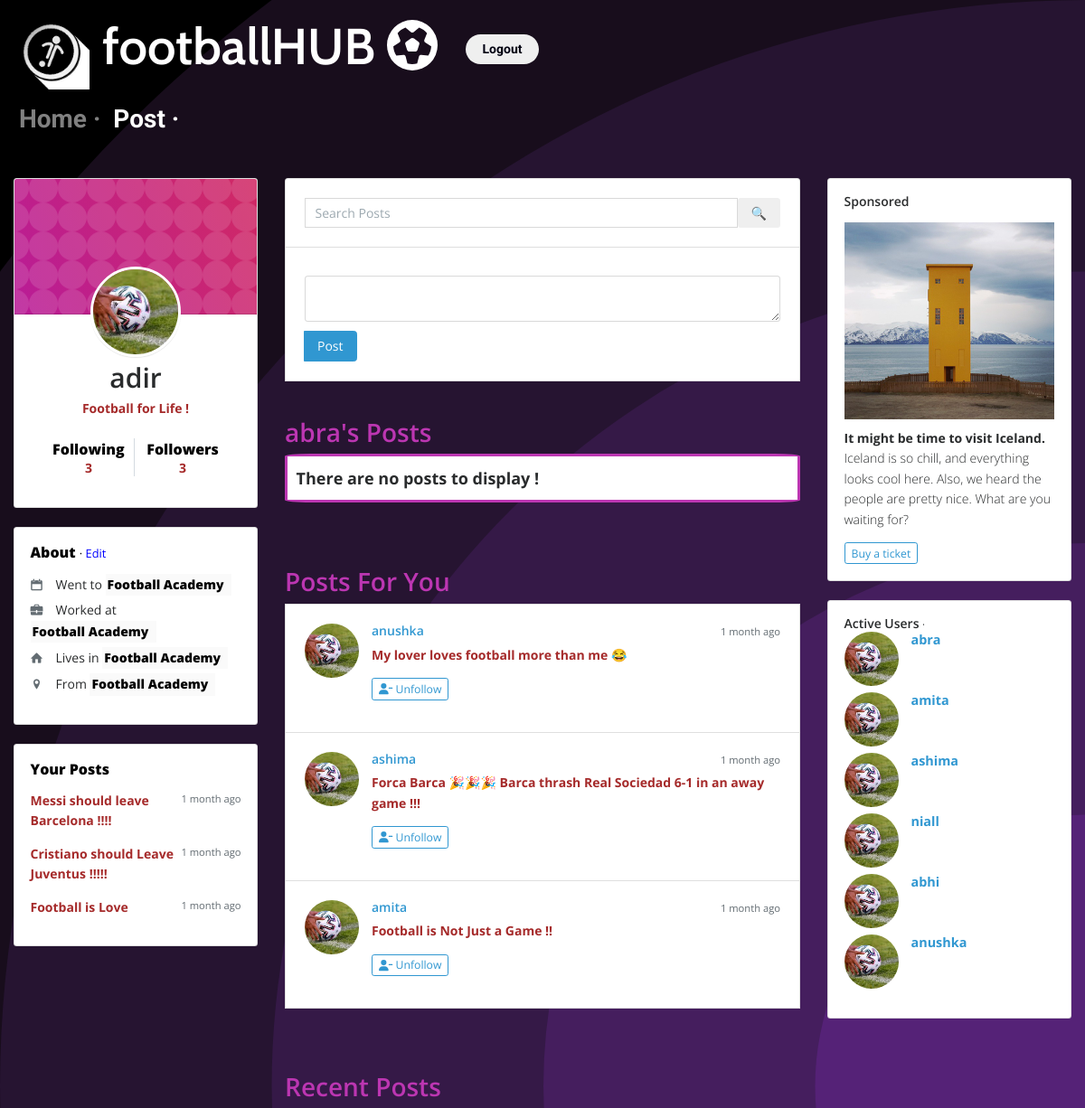
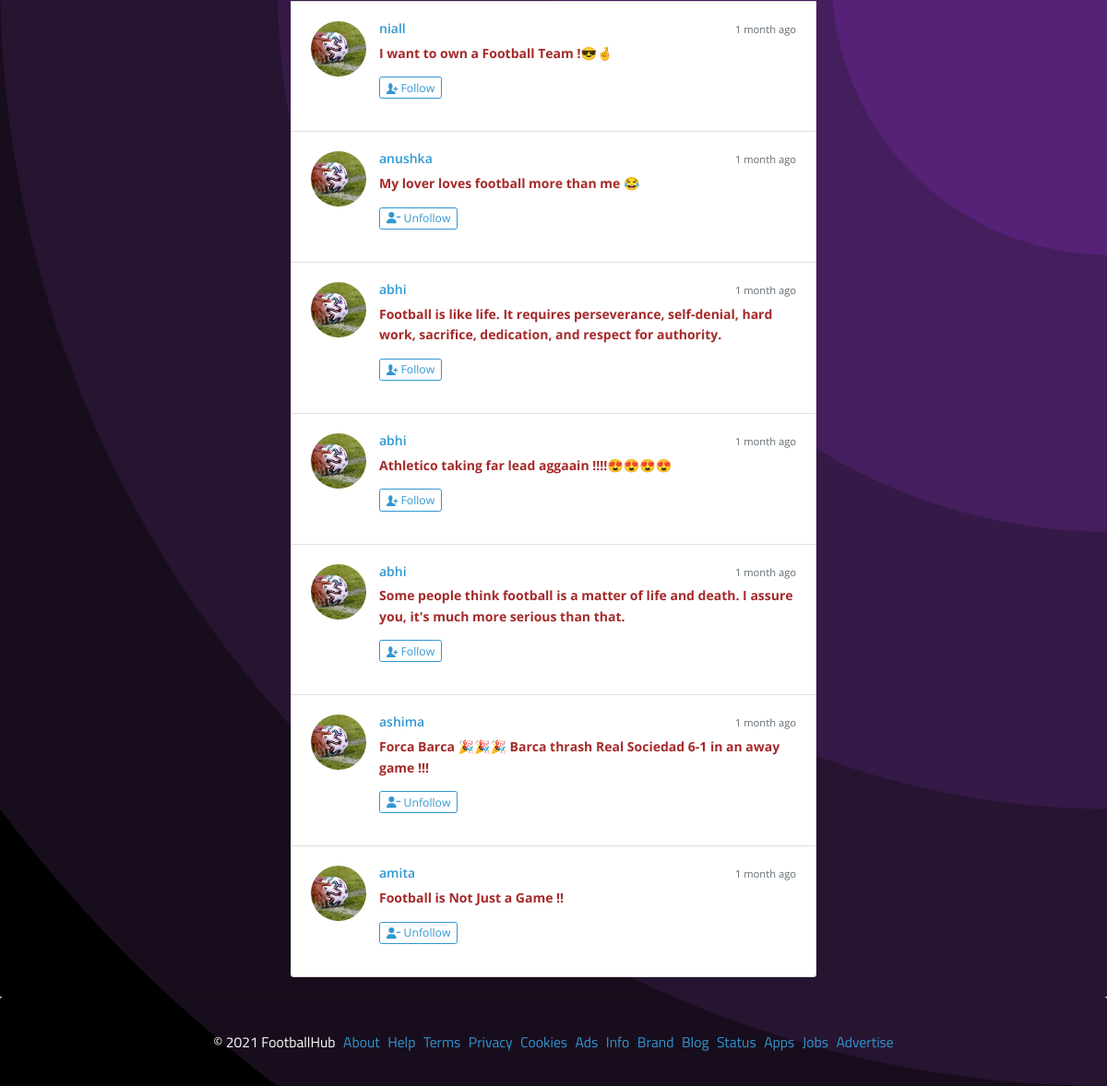
The page /?page=post&userid=1 (signed in) on the database its author committed (2 pictures, top to bottom).
### tables this page shows
CREATE TABLE `users` (
  `id` int(11) NOT NULL,
  `username` text NOT NULL,
  `email` text NOT NULL,
  `password` text NOT NULL,
  `code` text NOT NULL
);

CREATE TABLE `details` (
  `id` int(11) NOT NULL,
  `userid` int(11) NOT NULL,
  `went` text NOT NULL,
  `worked` text NOT NULL,
  `lives` text NOT NULL,
  `belong` text NOT NULL
);

CREATE TABLE `posts` (
  `id` int(11) NOT NULL,
  `userid` int(11) NOT NULL,
  `post` text NOT NULL,
  `datetime` timestamp NOT NULL DEFAULT current_timestamp() ON UPDATE current_timestamp()
);

### functions.php (the view, shortened to what this page needs)
<?php
    include("hash.php");
    $link=mysqli_connect($host,$userName,$password,$dbName);
    function time_since($since) {
        $chunks = array(
            array(60 * 60 * 24 * 365 , 'year'),
            array(60 * 60 * 24 * 30 , 'month'),
            array(60 * 60 * 24 * 7, 'week'),
            array(60 * 60 * 24 , 'day'),
            array(60 * 60 , 'hour'),
            array(60 , 'min'),
            array(1 , 'sec')
        );
        for ($i = 0, $j = count($chunks); $i < $j; $i++) {
            $seconds = $chunks[$i][0];
            $name = $chunks[$i][1];
            if (($count = floor($since / $seconds)) != 0) {
                break;
            }
        }
        $print = ($count == 1) ? '1 '.$name : "$count {$name}s";
        return $print;
    }
     function displaySearch(){
        echo '<form><div class="input-group">
        <input type="hidden" name="page" value="post">
        <input type="text" name="query" class="form-control" id="seaarch" size="100px" placeholder="Search Posts">
       <div class="input-group-btn">
           <div>
               <button type="submit" class="btn">&#128269;</button>
           </div>
       </div>
    </div>
   </form>';
    }
     function displayPostBox(){
        if(isset($_SESSION['id'])){
            echo '
                    <div id="postSuccess" class="alert alert-success">Your Post was Posted Successfully</div>
                    <div id="postFail" class="alert alert-danger"></div>
                    <textarea class="form-control" id="postContent"></textarea>
                    <div class="input-group-btn">
                        <button class="btn btn-primary" id="postButton">Post</button>
                    </div>
                        ';
        }
    }
     function displayPosts($type){
        global $link;
        if($type=="public"){
            $whereClause="";
        }else if($type=="isFollowing"){
            $whereClause="";
            $query="SELECT * FROM `isFollowing` WHERE `follower` = ".mysqli_real_escape_string($link,$_SESSION['id']);
            if($result=mysqli_query($link,$query)){
                if(mysqli_num_rows($result)>0){
                    while($row=mysqli_fetch_assoc($result)){
                        if($whereClause==""){
                            $whereClause="WHERE";
                        }else{
                            $whereClause.=" OR";
                        }
                        $whereClause.=" userid=".$row['isFollowing'];
                    }
                }
            }
        }else if($type=="yourPosts"){
            $whereClause="WHERE userid=".mysqli_real_escape_string($link,$_SESSION['id']);
        }else if($type=="search"){
            echo "<p style='font-size:200%;color:white;'>Showing Results For <b>'".mysqli_real_escape_string($link,$_GET['query'])."'</b> :</p>";
            $whereClause="WHERE `post` LIKE '%".mysqli_real_escape_string($link,$_GET['query'])."%'";
        }else if(is_numeric($type)){
            $userQuery="SELECT * FROM `users` WHERE id=".mysqli_real_escape_string($link,$type)." LIMIT 1";
            $userQueryResult=mysqli_query($link,$userQuery);
            $user=mysqli_fetch_assoc($userQueryResult);
            echo "<h2 style='color:#BC36B2;'>".mysqli_real_escape_string($link,$user['username'])."'s Posts</h2>";
            $whereClause="WHERE userid=".mysqli_real_escape_string($link,$type);
        }
        $query="SELECT * FROM `posts` ".$whereClause." ORDER BY `datetime` DESC LIMIT 10 ";
        if($result=mysqli_query($link,$query)){
            if(mysqli_num_rows($result)==0){
                echo '<div class="container post">
                               There are no posts to display !
                            </div>
                        ';
            }else{
                while($row=mysqli_fetch_assoc($result)){
                    $userQuery="SELECT * FROM `users` WHERE id=".mysqli_real_escape_string($link,$row['userid'])." LIMIT 1";
                    $userQueryResult=mysqli_query($link,$userQuery);
                    $user=mysqli_fetch_assoc($userQueryResult);
                    if ($user['id'] == $_SESSION['id'] && $type!="yourPosts") {
                        continue;
                    }
                    if($type=="yourPosts"){
                        echo "<div class='media-body'>
                        <div class='media-heading'>
                            <small class='float-right text-muted'>".time_since(time()-strtotime($row['datetime'])+19800)." ago</small>
                        </div>
                        <p class='brown'>".$row['post']."</p> ";
                        echo "</div>";
                        continue;
                    }
                    echo "<li class='media list-group-item p-4'>
                        <img class='media-object d-flex align-self-start mr-3' src='assets/img/profile.jpg'>
                        <div class='media-body'>
                            <div class='media-heading'>
                                <small class='float-right text-muted'>".time_since(time()-strtotime($row['datetime'])+19800)." ago</small>
                                <h6 style='color:blueviolet;'><a href='http://localhost/FootballHub/?page=post&userid='".$user['id']."'>".$user['username']."</a></h6>
                            </div>
                            <p class='brown'>".$row['post']."</p>
                             <p><a class='toggleFollow' data-userId='".$row['userid']."'>";
                            $isFollowingQuery="SELECT * FROM `isFollowing` WHERE `follower` = ".mysqli_real_escape_string($link,$_SESSION['id'])." AND `isFollowing`= ".mysqli_real_escape_string($link,$row['userid'])." LIMIT 1";
                            if($isFollowingQueryResult=mysqli_query($link,$isFollowingQuery)){
                                if(mysqli_num_rows($isFollowingQueryResult)>0){
                                    echo '<button class="btn btn-outline-primary btn-sm">
                                    <span class="fas fa-user-minus"></span> Unfollow</button>';
                                }else{
                                    echo '<button class="btn btn-outline-primary btn-sm">
                                    <span class="icon icon-add-user"></span> Follow</button>';
                                }
                            }
                            echo "</a></p>
                        </div>
                        </li> ";
                }
            }
        }
    }
    function displayUser(){
        global $link;
        $query="SELECT * FROM `users` LIMIT 10";
        if($result=mysqli_query($link,$query)){
            while($row=mysqli_fetch_assoc($result)){
                if ($row['id'] == $_SESSION['id']) {
                    continue;
                }
                echo '<li class="media mb-2">
                <img class="media-object d-flex align-self-start mr-3" src="assets/img/profile.jpg">
                <div class="media-body">
                  <strong><a style="font-size:1.2vw;" href="http://localhost/FootballHub/?page=post&userid='.$row["id"].'">'.$row["username"].'</a></strong>
                </div>
              </li>';
            }
        }
    }
    function displaySponsor(){
        echo '
        <div class="card mb-4 hidden-md-down">
          <div class="card-block">
            <h6 class="mb-3">Sponsored</h6>
            <div data-grid="images" data-target-height="150">
                <img class="media-object" data-width="640" data-height="640" data-action="zoom"
                src="assets/img/sponsor.jpg">
            </div>
            <p><strong>It might be time to visit Iceland.</strong> Iceland is so chill, and everything looks cool here.
              Also, we heard the people are pretty nice. What are you waiting for?</p>
            <a href="https://www.skyscanner.co.in/flights-to/is/cheap-flights-to-iceland.html" target="_blank"><button class="btn btn-outline-primary btn-sm">Buy a ticket</button></a>
          </div>
        </div>
        ';
    }

### Views/post.php (shortened to what this page needs)
<?php
    $query="SELECT `username` FROM `users` WHERE `id`=".$_SESSION['id']." LIMIT 1";
    if($resultcheck=mysqli_query($link,$query)){
        $rowcheck=mysqli_fetch_assoc($resultcheck);
        $username=$rowcheck['username'];
    }
    $queri="SELECT * FROM `details` WHERE `userid`=".$_SESSION['id']." LIMIT 1";
    if($risultcheck=mysqli_query($link,$queri)){
        $roucheck=mysqli_fetch_assoc($risultcheck);
        $went=$roucheck['went'];
        $worked=$roucheck['worked'];
        $lives=$roucheck['lives'];
        $belong=$roucheck['belong'];
    }
?>
<div class="container pt-4">
    <div class="row">
    <?php if(isset($_SESSION['id'])){ ?>
      <div class="col-md-3 container-outer">
        <div class="card card-profile mb-4">
          <div class="card-header profile"></div>
          <div class="card-block text-center">
            <img class="card-profile-img" src="assets/img/profile.jpg">
            <h6 class="card-title black;" style="font-size:30px;">
                <?php echo $username;  ?>
            </h6>
            <p class="mb-4 brown">Football for Life !</p>
            <ul class="card-menu">
              <li class="card-menu-item">
                <a href="#userModal" class="text-inherit black" data-toggle="modal">
                  Following
                  <h6 class="my-0 brown"><?php $count=mysqli_num_rows(mysqli_query($link,'SELECT `follower` FROM `isFollowing` WHERE `follower`='.$_SESSION['id'])); echo $count; ?> </h6>
                </a>
              </li>
              <li class="card-menu-item">
                <a href="#userModal" class="text-inherit black" data-toggle="modal">
                  Followers
                  <h6 class="my-0 brown"><?php $counti=mysqli_num_rows(mysqli_query($link,'SELECT `isFollowing` FROM `isFollowing` WHERE `isFollowing`='.$_SESSION['id'])); echo $counti; ?></h6>
                </a>
              </li>
            </ul>
          </div>
        </div>
        <div class="card visible-md-block visible-lg-block mb-4">
          <div class="card-block">
            <h6 class="mb-3 black">About <small>· <span id="edit" style="color:blue; cursor:pointer">Edit</span></small></h6>
            <ul class="list-unstyled list-spaced">
              <li class="edit"><span class="text-muted icon icon-calendar mr-3 "></span><span style="font-weight:400;">Went to </span><input type="text" id="first" class="black" size="15" value="<?php
                                        if($went==""){
                                            echo "Football Academy";
                                        } else {
                                            echo $went;
                                        } ?>" disabled >
                </li>
              <li class="edit"><span class="text-muted icon icon-briefcase mr-3 "></span><span style="font-weight:400;">Worked at </span><input type="text" id="worked" class="black" value="<?php if($worked==""){ echo "Football Academy"; } else { echo $worked; } ?>" size="15" disabled ></li>
              <li class="edit"><span class="text-muted icon icon-home mr-3 "></span><span style="font-weight:400;">Lives in </span><input type="text" id="lives" class="black" value="<?php if($lives==""){ echo "Football Academy"; } else { echo $lives; } ?>" size="15" disabled ></li>
              <li class="edit"><span class="text-muted icon icon-location-pin mr-3 "></span><span style="font-weight:400;">From </span><input type="text" id="belong" class="black" value="<?php if($belong==""){ echo "Football Academy"; } else { echo $belong; } ?>" size="15" disabled ></li>
            </ul>
          </div>
        </div>
        <div class="card visible-md-block visible-lg-block">
          <div class="card-block">
            <h6 class="mb-3 black">Your Posts</h6>
                <?php displayPosts("yourPosts"); ?>
          </div>
        </div>
      </div>
      <?php  } ?>
      <div class="col-md-6 container-outer">
        <ul class="list-group media-list media-list-stream mb-4">
        <?php if(isset($_SESSION['id'])){ ?>
          <li class="media list-group-item p-4">
            <?php displaySearch(); ?>
          </li>
        <?php  } ?>
          <?php if(isset($_SESSION['id'])){ ?>
            <li class="media list-group-item p-4">
                <?php displayPostBox();
                 ?>
            </li>
          <?php  } ?>
            <?php if(isset($_GET['userid'])){ ?>
                <?php
                    displayPosts($_GET['userid']);
                }
            ?>
            <?php if(isset($_SESSION['id'])&&(mysqli_num_rows(mysqli_query($link,'SELECT `isFollowing` FROM `isFollowing` WHERE `follower`='.$_SESSION['id'])))>0){ ?>
                <h2 style="color:#BC36B2;">Posts For You</h2>
                <?php displayPosts("isFollowing"); ?>
            <?php  } ?>
            <h2 style="color:#BC36B2;">Recent Posts</h2>
            <?php displayPosts("public"); ?>
        </ul>
      </div>
    <?php if(isset($_SESSION['id'])){
            echo '<div class="col-lg-3">';
                 displaySponsor();
        }
    ?>
    <?php if(isset($_SESSION['id'])){ ?>
        <div class="card mb-4 hidden-md-down">
          <div class="card-block">
            <h6 class="mb-3">Active Users <small>· <br>
            <ul class="media-list media-list-stream container-content-middle">
                <?php displayUser(); ?>
            </ul>
          </div>
        </div>
    <?php  } ?>
      </div>
    </div>
  </div>

### rows shown on the page
users: username "adir"
details: went "Football Academy", worked "Football Academy", lives "Football Academy", belong "Football Academy"
posts: post "Messi should leave Barcelona !!!!"
posts: post "Cristiano should Leave Juventus !!!!!"
posts: post "Football is Love"
users: username "abra"
posts: userid.username "anushka", post "My lover loves football more than me 😂", shows "Unfollow"
posts: userid.username "ashima", post "Forca Barca 🎉🎉🎉 Barca thrash Real Sociedad 6-1 in an away game !!!", shows "Unfollow"
posts: userid.username "amita", post "Football is Not Just a Game !!", shows "Unfollow"
posts: userid.username "niall", post "I want to own a Football Team !😎🤞", shows "Follow"
posts: userid.username "abhi", post "Football is like life. It requires perseverance, self-denial, hard work, sacrifice, dedication, and respect for authority.", shows "Follow"
posts: userid.username "abhi", post "Athletico taking far lead aggaain !!!!😍😍😍😍", shows "Follow"
posts: userid.username "abhi", post "Some people think football is a matter of life and death. I assure you, it's much more serious than that.", shows "Follow"
users: username "amita"
users: username "ashima"
users: username "niall"
users: username "abhi"
users: username "anushka"

### other values the page prints
$count "3"
$counti "3"
